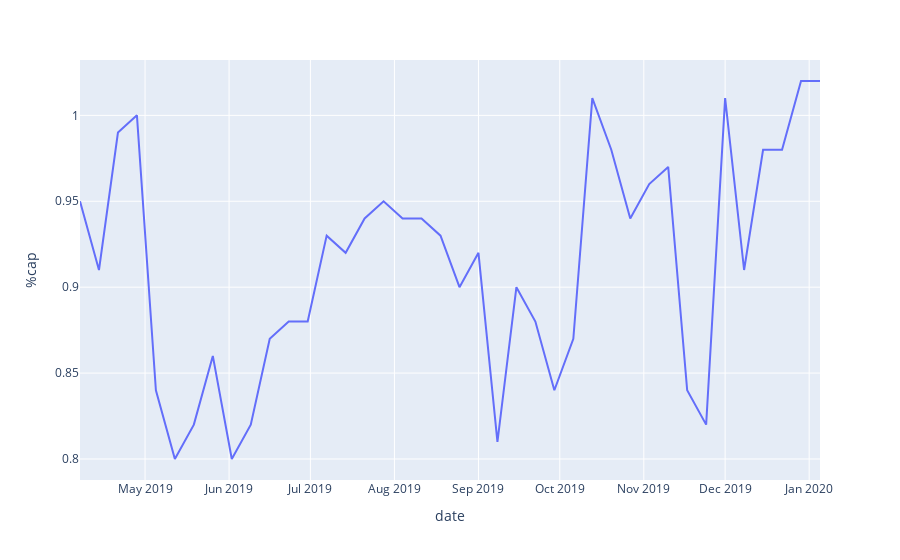

This figure's notebook cell:
### Markdown cell above
Although there is a lot of seasonality in this graph, you can see an overall upward trend.

### Code cell
px.line(df_beetlejuice, x=df_beetlejuice.index, y='%cap')

### Figure 1 — Plotly figure (JSON) as saved in the notebook; plotly's stock layout.template omitted (floating-point values rounded to 4 significant figures)
{"data": [{"hovertemplate": "date=%{x}<br>%cap=%{y}<extra></extra>", "legendgroup": "", "line": {"color": "#636efa", "dash": "solid"}, "mode": "lines", "name": "", "orientation": "v", "showlegend": false, "type": "scatter", "x": ["2019-04-07T00:00:00", "2019-04-14T00:00:00", "2019-04-21T00:00:00", "2019-04-28T00:00:00", "2019-05-05T00:00:00", "2019-05-12T00:00:00", "2019-05-19T00:00:00", "2019-05-26T00:00:00", "2019-06-02T00:00:00", "2019-06-09T00:00:00", "2019-06-16T00:00:00", "2019-06-23T00:00:00", "2019-06-30T00:00:00", "2019-07-07T00:00:00", "2019-07-14T00:00:00", "2019-07-21T00:00:00", "2019-07-28T00:00:00", "2019-08-04T00:00:00", "2019-08-11T00:00:00", "2019-08-18T00:00:00", "2019-08-25T00:00:00", "2019-09-01T00:00:00", "2019-09-08T00:00:00", "2019-09-15T00:00:00", "2019-09-22T00:00:00", "2019-09-29T00:00:00", "2019-10-06T00:00:00", "2019-10-13T00:00:00", "2019-10-20T00:00:00", "2019-10-27T00:00:00", "2019-11-03T00:00:00", "2019-11-10T00:00:00", "2019-11-17T00:00:00", "2019-11-24T00:00:00", "2019-12-01T00:00:00", "2019-12-08T00:00:00", "2019-12-15T00:00:00", "2019-12-22T00:00:00", "2019-12-29T00:00:00", "2020-01-05T00:00:00"], "xaxis": "x", "y": [0.95, 0.91, 0.99, 1, 0.84, 0.8, 0.82, 0.86, 0.8, 0.82, 0.87, 0.88, 0.88, 0.93, 0.92, 0.94, 0.95, 0.94, 0.94, 0.93, 0.9, 0.92, 0.81, 0.9, 0.88, 0.84, 0.87, 1.01, 0.98, 0.94, 0.96, 0.97, 0.84, 0.82, 1.01, 0.91, 0.98, 0.98, 1.02, 1.02], "yaxis": "y"}], "layout": {"legend": {"tracegroupgap": 0}, "margin": {"t": 60}, "xaxis": {"anchor": "y", "domain": [0, 1], "title": {"text": "date"}}, "yaxis": {"anchor": "x", "domain": [0, 1], "title": {"text": "%cap"}}}}
